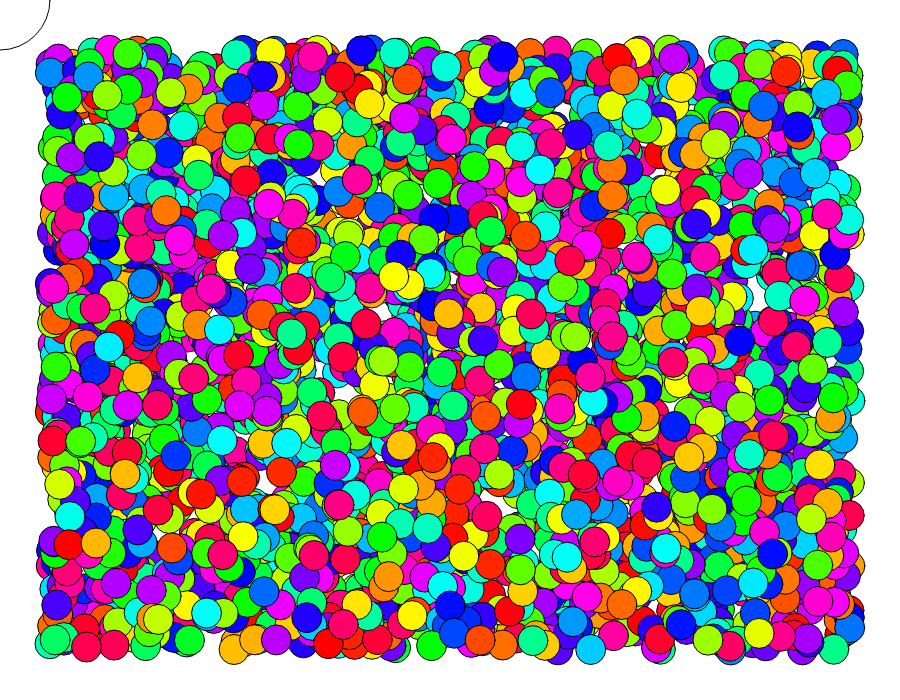
Frame 1 (no input)
Frame 60 (no input): identical to frame 1, image omitted
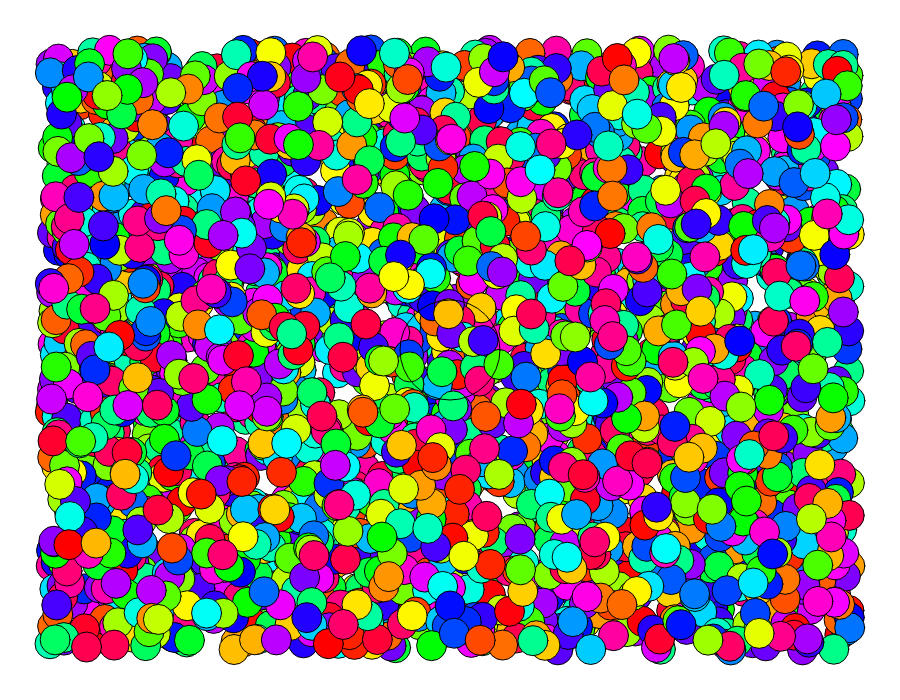
Frame 120 (the mouse pressed at the canvas centre since frame 60)

The p5.js sketch that drew these frames (run headless with seeded random() and noise() and a simulated clock; from frame 60 on, the mouse is pressed at the canvas centre):

// p5.js sketch
// ── sketch.js
let ballSize = 30;
let defaultColor = 10;
let brush = 50;
let amount = 3000;
class Circle {
  constructor() {
    this.x = random() * 800 + 50;
    this.y = random() * 600 + 50;
    this.diameter = ballSize;
    this.randomizeColor();
  }

  randomizeColor() {
    this.hue = Math.floor(random() * 360);
  }

  update() {
    let d = dist(this.x, this.y, mouseX, mouseY);

    if (d < brush) {
      if (mouseButton.left) {
        this.x += random() * 40 - 10;
        this.y += random() * 40 - 10;

        if (this.x > 850) {
          this.x = 850;
        }
        if (this.y > 650){
          this.y = 650;
        }
      }
    }
  }

  draw() {
    fill(this.hue, 100, 50);
    circle(this.x, this.y, this.diameter);
  }
}

let circles = [];

function setup() {
  createCanvas(900, 700);
  colorMode(HSL);
  for (let i = 0; i < amount; i++) {
    circles.push(new Circle());
  }
}

function draw() {
  background(220);
  for (let c of circles) {
    c.update();
    c.draw();
  }
  noFill();
  stroke("black");
  circle(mouseX, mouseY, brush * 2);
}
function keyPressed() {
  if (key === "l") {
    brush = 100;
  }
  if (key === "s") {
    brush = 30;
  }
  if (key === "m") {
    brush = 50;
  }
  if (key === "h") {
    brush = 250;
  }
  if (key === "o") {
    for (let c of circles) {
      c.hue = 40;
    }
  }
  if (key === "y") {
    for (let c of circles) {
      c.hue = 60;
    }
  }
  if (key === "g") {
    for (let c of circles) {
      c.hue = 100;
    }
  }
  if (key === "b") {
    for (let c of circles) {
      c.hue = 200;
    }
  }
  if (key === "p") {
    for (let c of circles) {
      c.hue = 280;
    }
  }
  if (key === "r") {
    for (let c of circles) {
      c.hue = 10;
    }
  }
  if (key === "Enter") {
    for (let c of circles) {
      c.randomizeColor();
    }
  }
}

// ── dotDisperser.html
<!DOCTYPE html>
<html lang="en">
<head>
    <meta charset="UTF-8">
    <meta name="viewport" content="width=device-width, initial-scale=1.0">
    <title>Document</title>
   <script src = "https://cdn.jsdelivr.net/npm/p5@2.3.3/lib/p5.min.js"></script>

</head>
<body>
<script src = "script.js"></script>   
        <h1>Dot Disperser</h1>
        <h2>Controls</h2>
        <h3>Colors</h3>
        <ul>
          <li>R = red</li>
          <li>O = orange</li>
          <li>Y = yellow</li>
          <li>G = green</li>
          <li>B = blue</li>
          <li>P = purple</li>
          <li>Enter = rainbow</li>
        </ul>
        <h3>Brush Size</h3>
        <ul>
          <li>S = small</li>
          <li>M = medium</li>
          <li>L = large</li>
          <li>H = huge</li>
        </ul>
</body>
</html>
